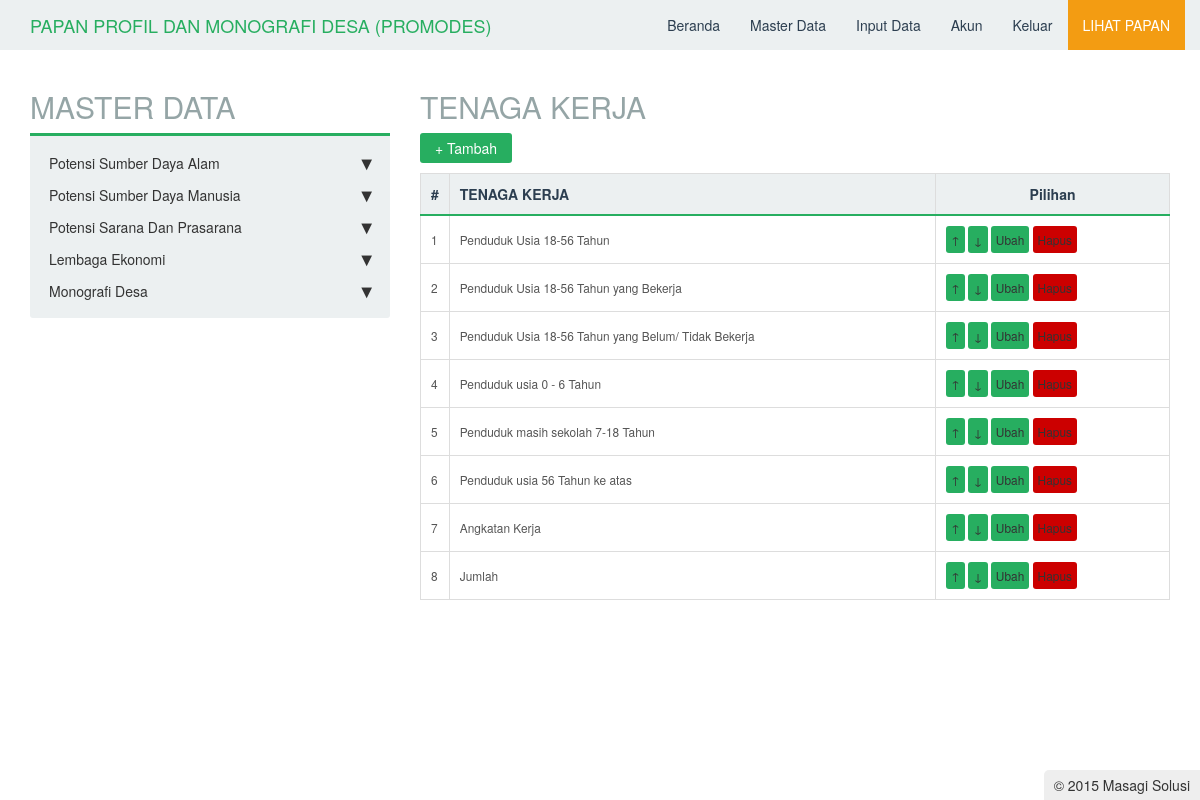
Page /master/potensi_sdm/tenaga_kerja/master.php (signed in) on the committed database.
### tables this page shows
CREATE TABLE IF NOT EXISTS `tbtenaga_kerja` (
  `id` int(11) NOT NULL AUTO_INCREMENT,
  `nama` varchar(225) NOT NULL,
  `posisi` int(11) NOT NULL,
  PRIMARY KEY (`id`)
);

### master/potensi_sdm/tenaga_kerja/master.php (the view, shortened to what this page needs)
<?php
include_once "../../../functions/urut.php";
include_once "../../../master/header.php";
echo "<h2>TENAGA KERJA</h2>";
$mod = $_GET['mod'];
if($mod == "tambah"){
    if(isset($_POST['simpan'])){
        $nama = $_POST['nama'];
        $s = mysql_query("select max(posisi) as urut from tbtenaga_kerja");
        $d = mysql_fetch_array($s);
        $posisi  = $d['urut']+1;
        for($i = 0;$i < sizeof($nama);$i++){
           if($nama[$i] != ""){
               $q = mysql_query("insert into tbtenaga_kerja(nama,posisi) values('".mysql_real_escape_string($nama[$i])."','".($posisi+$i)."')");
           }
        }
        if($q){
            echo "<script>window.location='master.php';</script>";
        }
    }
    echo "<link rel='stylesheet' type='text/css' href='../../../lib/css/table2.css'/>";
?>
<script type="text/javascript" src="../../../lib/js/jquery-1.9.1.min.js"></script>
<script type="text/javascript">
$(document).ready(function(){
    var count = 0;
    $nama = $("#nama");
    $add = $("#add");
    $add.click(function(e){
        var countNext = count+1;
        $("#input"+count).append("<div>&nbsp;&nbsp;<input type='text' name='nama[]' id='nama"+count+"'/><div id='input"+countNext+"'></div></div>");
        $("#nama"+count).focus();
        count++;
    });
});
</script>
<form method="post">
    <table>
        <tr>
            <td>Tenaga Kerja</td>
            <td id='nama'><div id='input0'> : <input type='text' name='nama[]' id='nama' required/><a class='btn' href='#' id='add'>+</a></div></td>
        </tr>
        <tr>
            <td></td>
            <td><input type='submit' name='simpan' value='Tambah'></td>
        </tr>
    </table>
</form>
<?php
}
else if($mod == "hapus"){
    $id = abs((int)$_GET['id']);
    $q = mysql_query("delete from tbtenaga_kerja where id='$id'");
    if($q){
        echo "<script>window.location='master.php';</script>";
    }
}
else
{
    echo "<link rel='stylesheet' type='text/css' href='../../../lib/css/table.css'/>";
    echo "<input type='reset' onclick=\"window.location='?mod=tambah';\" value='+ Tambah'/>";
    echo "<table>
            <tr>
                <th>#</th>
                <th align=left>TENAGA KERJA</th>
                <th>Pilihan</th>
            </tr>";
    $n1 = 1;
    $s1= mysql_query("select * from tbtenaga_kerja order by posisi asc");
    while($d1 = mysql_fetch_array($s1)){
        echo "<tr>
                <td>$n1</td>
                <td>$d1[nama]</td>
                <td><a class='edit' href='?mod=urut&id=$d1[id]&tipe=1&posisi=up'>&#8593;</a> <a class='edit' href='?mod=urut&id=$d1[id]&tipe=1&posisi=down'>&#8595;</a> <a class='edit' href='?mod=ubah&id=$d1[id]'>Ubah</a> <a class='del' href='#' onclick='confirmDelete(\"?mod=hapus&id=$d1[id]\");'>Hapus</a></td>
            </tr>";
        $n1++;
    }
    echo "</table>";
}
include_once "../../../master/footer.php";
?>

### rows in the picture
tbtenaga_kerja: nama "Penduduk Usia 18-56 Tahun"
tbtenaga_kerja: nama "Penduduk Usia 18-56 Tahun yang Bekerja"
tbtenaga_kerja: nama "Penduduk Usia 18-56 Tahun yang Belum/ Tidak Bekerja"
tbtenaga_kerja: nama "Penduduk usia 0 - 6 Tahun"
tbtenaga_kerja: nama "Penduduk masih sekolah 7-18 Tahun"
tbtenaga_kerja: nama "Penduduk usia 56 Tahun ke atas"
tbtenaga_kerja: nama "Angkatan Kerja"
tbtenaga_kerja: nama "Jumlah"
